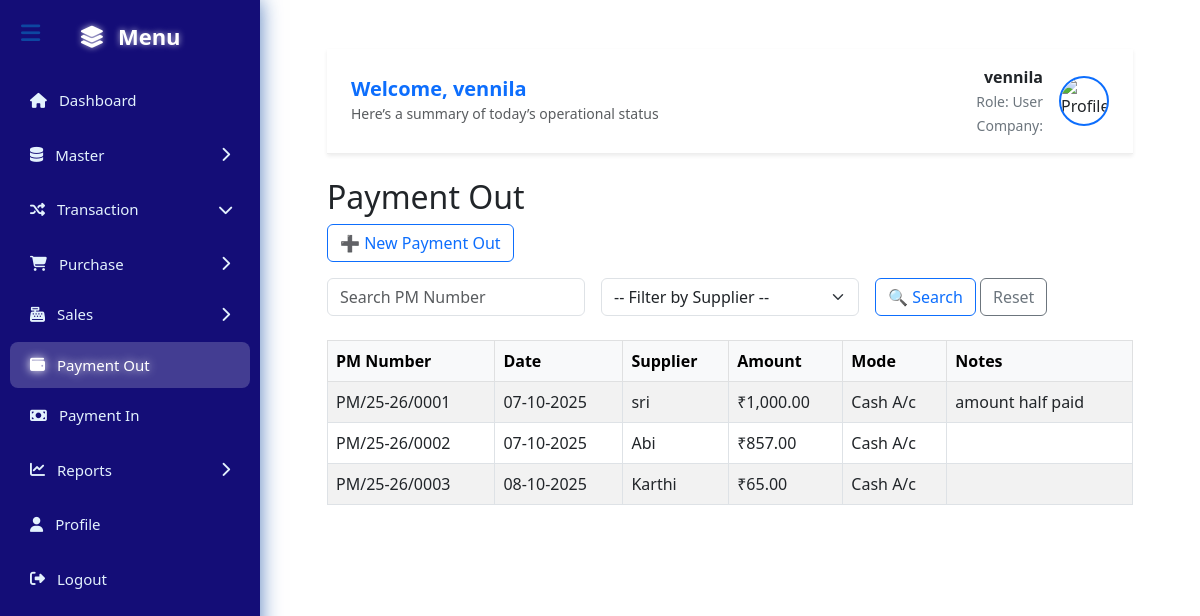
Page /payment_out_list.php (signed in) on the committed database.
### tables this page shows
CREATE TABLE `payments_out` (
  `id` int(11) NOT NULL,
  `pm_number` varchar(50) NOT NULL,
  `date` date NOT NULL,
  `party_id` int(11) NOT NULL,
  `amount` decimal(10,2) NOT NULL,
  `payment_mode` varchar(50) NOT NULL,
  `notes` varchar(255) DEFAULT NULL,
  `created_at` timestamp NOT NULL DEFAULT current_timestamp()
);

### payment_out_list.php (the view, shortened to what this page needs)
<?php
require_once 'config.php';
include 'header.php';
$params = [];
$sql = "
    SELECT
        po.id,
        po.pm_number,
        po.date,
        COALESCE(s.supplier_name, l.ledger_name) AS supplier_name,
        po.amount,
        po.payment_mode,
        po.notes
    FROM payments_out po
    LEFT JOIN suppliers s ON po.party_id = s.supplier_id
    LEFT JOIN ledgers l ON po.party_id = l.id
";
$sql .= " ORDER BY po.pm_number ASC";
$stmt = $pdo->prepare($sql);
$stmt->execute($params);
$payments = $stmt->fetchAll(PDO::FETCH_ASSOC);
?>
<!DOCTYPE html>
<html>
<head>
  <link href="https://cdn.jsdelivr.net/npm/bootstrap@5.3.0/dist/css/bootstrap.min.css" rel="stylesheet">
</head>
<body class="container mt-4">
  <h2>Payment Out</h2>
  <div class="mb-3">
    <a href="payment_out.php" class="btn btn-outline-primary">➕ New Payment Out</a>
  </div>
  <form method="get" class="row g-3 mb-4">
    <div class="col-md-4">
      <input type="text" name="pm_number" value="<?= htmlspecialchars($_GET['pm_number'] ?? '') ?>" class="form-control" placeholder="Search PM Number">
    </div>
    <div class="col-md-4">
      <select name="supplier_id" class="form-select">
        <option value="">-- Filter by Supplier --</option>
      </select>
    </div>
    <div class="col-md-4">
      <button type="submit" class="btn btn-outline-primary">🔍 Search</button>
      <a href="payment_out_list.php" class="btn btn-outline-secondary">Reset</a>
    </div>
  </form>
  <table class="table table-bordered table-striped">
    <thead class="table-light">
      <tr>
        <th>PM Number</th>
        <th>Date</th>
        <th>Supplier</th>
        <th>Amount</th>
        <th>Mode</th>
        <th>Notes</th>
      </tr>
    </thead>
    <tbody>
      <?php if ($payments): ?>
        <?php foreach ($payments as $p): ?>
          <tr>
            <td><?= htmlspecialchars($p['pm_number']) ?></td>
            <td><?= date('d-m-Y', strtotime($p['date'])) ?></td>
            <td><?= htmlspecialchars($p['supplier_name']) ?></td>
            <td>₹<?= number_format($p['amount'], 2) ?></td>
            <td><?= htmlspecialchars($p['payment_mode']) ?></td>
            <td><?= htmlspecialchars($p['notes']) ?></td>
          </tr>
        <?php endforeach; ?>
      <?php else: ?>
        <tr>
          <td colspan="6" class="text-center">No payments found.</td>
        </tr>
      <?php endif; ?>
    </tbody>
  </table>
</body>
</html>

### rows in the picture
payments_out: pm_number "PM/25-26/0001", date "07-10-2025", supplier_name "sri", amount "1,000.00", payment_mode "Cash A/c", notes "amount half paid"
payments_out: pm_number "PM/25-26/0002", date "07-10-2025", supplier_name "Abi", amount "857.00", payment_mode "Cash A/c"
payments_out: pm_number "PM/25-26/0003", date "08-10-2025", supplier_name "Karthi", amount "65.00", payment_mode "Cash A/c"

### other values in the picture
$name "vennila"
$role "User"
